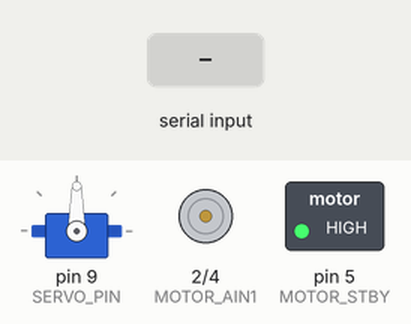
Simulated run of this sketch. Board: Arduino Uno, built with avr-gcc and run on an emulated ATmega328P. Parts: servo, motor-driver pin pairs drawn as motors (green arrow = first pin HIGH = forward, orange = second pin HIGH = backward, longer = more drive, scaled by the enable pin, stopped while the standby pin is LOW), switched loads named in the sketch (green lamp = pin HIGH). The test bench sets the inputs (shaded band).

Above: at 1.2 s.
1.3 s: "a" received over Serial
At 2.7 s:
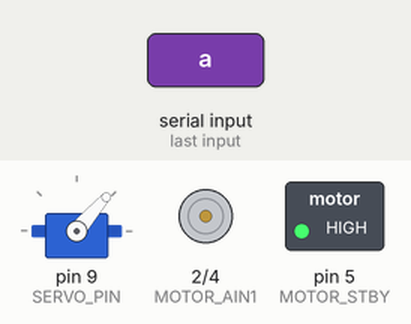
3.5 s: "w" received over Serial
At 4.5 s:
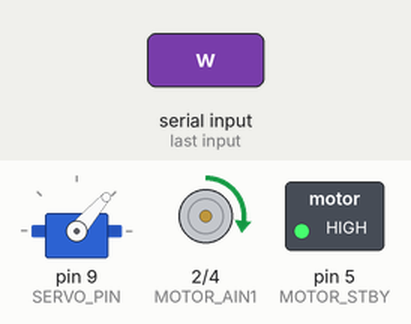
5.0 s: "s" received over Serial
At 5.6 s:
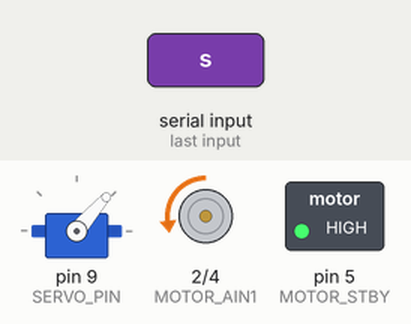
6.5 s: "x" received over Serial
At 6.8 s:
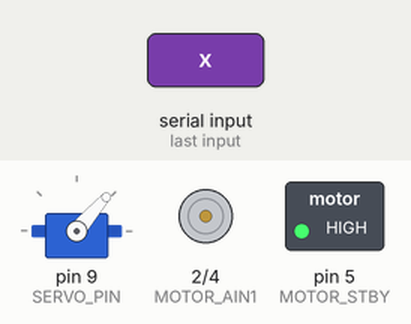
8.0 s: "d" received over Serial
At 10.7 s:
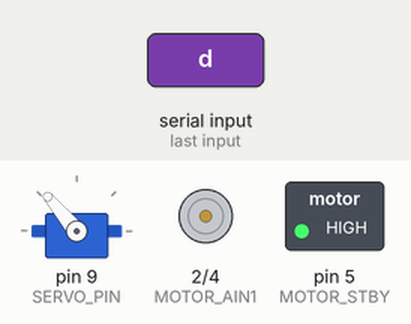
11.0 s: "w" received over Serial
At 11.4 s:
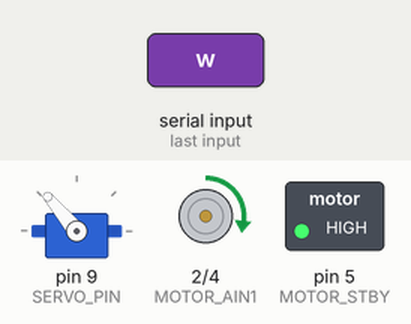
Timing chart, 0 to 13.5 s (numbered marks = the images above; inputs shaded):
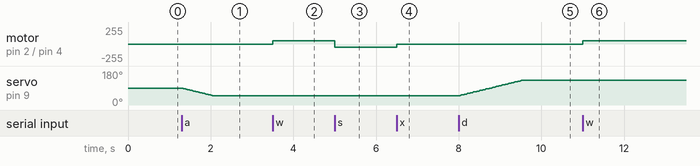

Measured:
- after the input at 1.3 s, servo on pin 9 (SERVO_PIN): moves from 90° to 49° over 0.74 s, starting at once
- after the input at 3.5 s, motor on pin 2 (MOTOR_AIN1) / pin 4 (MOTOR_AIN2): stopped → forward 50/255 at once
- after the input at 5.0 s, motor on pin 2 (MOTOR_AIN1) / pin 4 (MOTOR_AIN2): forward 50/255 → backward 50/255 at once
- after the input at 6.5 s, motor on pin 2 (MOTOR_AIN1) / pin 4 (MOTOR_AIN2): backward 50/255 → stopped at once
- after the input at 8.0 s, servo on pin 9 (SERVO_PIN): moves from 49° to 130° over 1.5 s, starting at once
- after the input at 11.0 s, motor on pin 2 (MOTOR_AIN1) / pin 4 (MOTOR_AIN2): stopped → forward 50/255 at once

The sketch:

mcu-firmware.ino
```cpp
#include <Servo.h>

const int BT_RX = 10;
const int BT_TX = 11;
const int SERVO_PIN = 9;
const int MOTOR_PWMA = 3;
const int MOTOR_AIN1 = 2;
const int MOTOR_AIN2 = 4;
const int MOTOR_STBY = 5;

const int SERVO_CENTER = 90;
const int SERVO_LIMIT = 40;

unsigned long lastServoUpdate = 0;
const int STEERING_INTERVAL = 15;
const float STEERING_STEP = 0.8; // Шаг можно чуть увеличить для отзывчивости

float currentAngle = 90.0;
float targetAngle = 90.0;

// Флаги для удержания поворота
bool steeringLeft = false;
bool steeringRight = false;

Servo steering;

void setup() {
  Serial.begin(115200);
  steering.attach(SERVO_PIN);
  steering.write(SERVO_CENTER);
  pinMode(MOTOR_PWMA, OUTPUT);
  pinMode(MOTOR_AIN1, OUTPUT);
  pinMode(MOTOR_AIN2, OUTPUT);
  pinMode(MOTOR_STBY, OUTPUT);
  digitalWrite(MOTOR_STBY, HIGH);
}

void loop() {
  if (Serial.available()) {
    char cmd = Serial.read();

    switch (cmd) {
      case 'w': moveMotor(true, 50);  break;
      case 's': moveMotor(false, 50); break;
      case 'x': stopMotor(); break;

      // УПРАВЛЕНИЕ ПОВОРОТОМ
      case 'a': steeringLeft = true;  steeringRight = false; break;
      case 'd': steeringRight = true; steeringLeft = false;  break;
      case 'e': steeringLeft = false;  break; // Отпустили влево — замерли
      case 'q': steeringRight = false; break; // Отпустили вправо — замерли

      case 'c': // МГНОВЕННЫЙ ВОЗВРАТ В ЦЕНТР
        targetAngle = SERVO_CENTER;
        currentAngle = SERVO_CENTER;
        steering.write(SERVO_CENTER);
        steeringLeft = false;
        steeringRight = false;
        break;
    }
  }

  unsigned long currentMillis = millis();
  if (currentMillis - lastServoUpdate >= STEERING_INTERVAL) {
    lastServoUpdate = currentMillis;

    // Если зажата кнопка, двигаем цель в соответствующую сторону
    if (steeringLeft) {
      targetAngle -= STEERING_STEP;
    } else if (steeringRight) {
      targetAngle += STEERING_STEP;
    }

    // Ограничиваем цель лимитами
    targetAngle = constrain(targetAngle, SERVO_CENTER - SERVO_LIMIT, SERVO_CENTER + SERVO_LIMIT);

    // Плавно подтягиваем физический угол серво к цели
    if (abs(currentAngle - targetAngle) > 0.1) {
      if (currentAngle < targetAngle) currentAngle += STEERING_STEP;
      else if (currentAngle > targetAngle) currentAngle -= STEERING_STEP;

      steering.write((int)currentAngle);
    }
  }
}

void moveMotor(bool forward, int speed) {
  digitalWrite(MOTOR_AIN1, forward ? HIGH : LOW);
  digitalWrite(MOTOR_AIN2, forward ? LOW : HIGH);
  analogWrite(MOTOR_PWMA, speed);
}

void stopMotor() {
  analogWrite(MOTOR_PWMA, 0);
}
```
